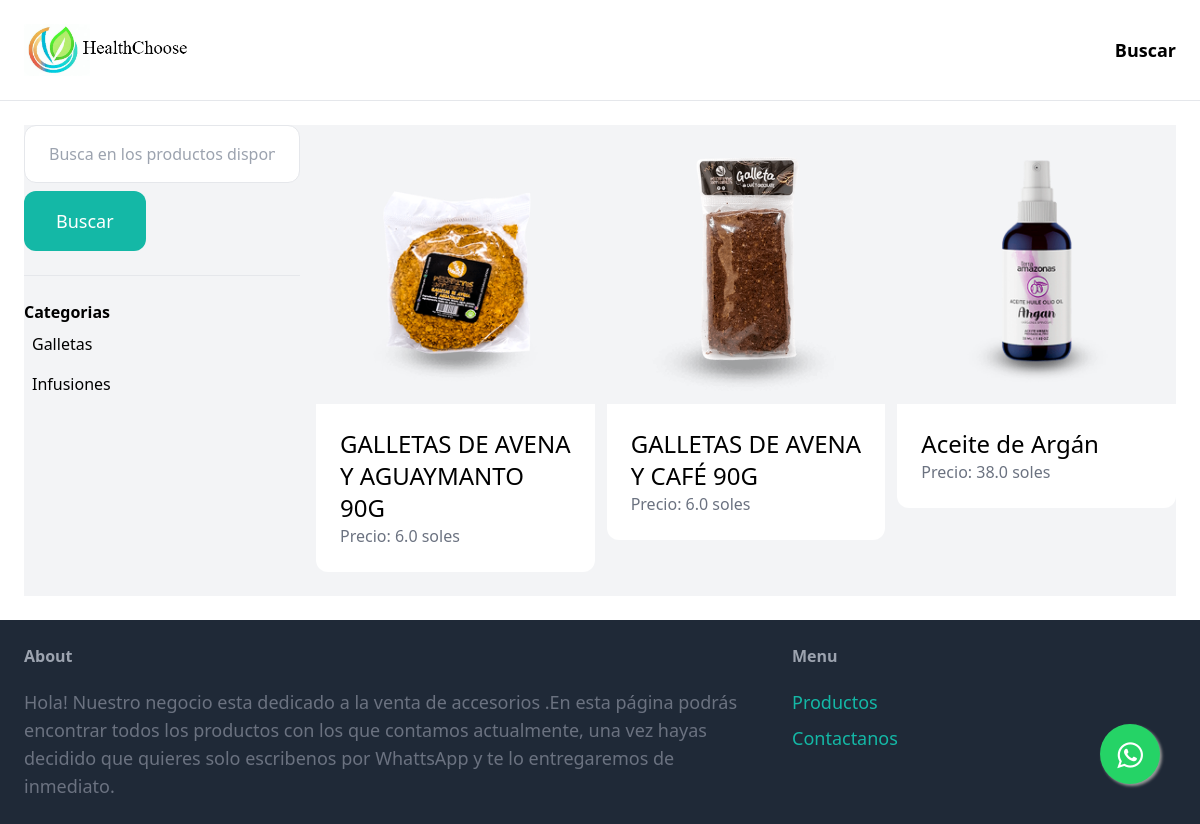
The app's page /items/, older data.
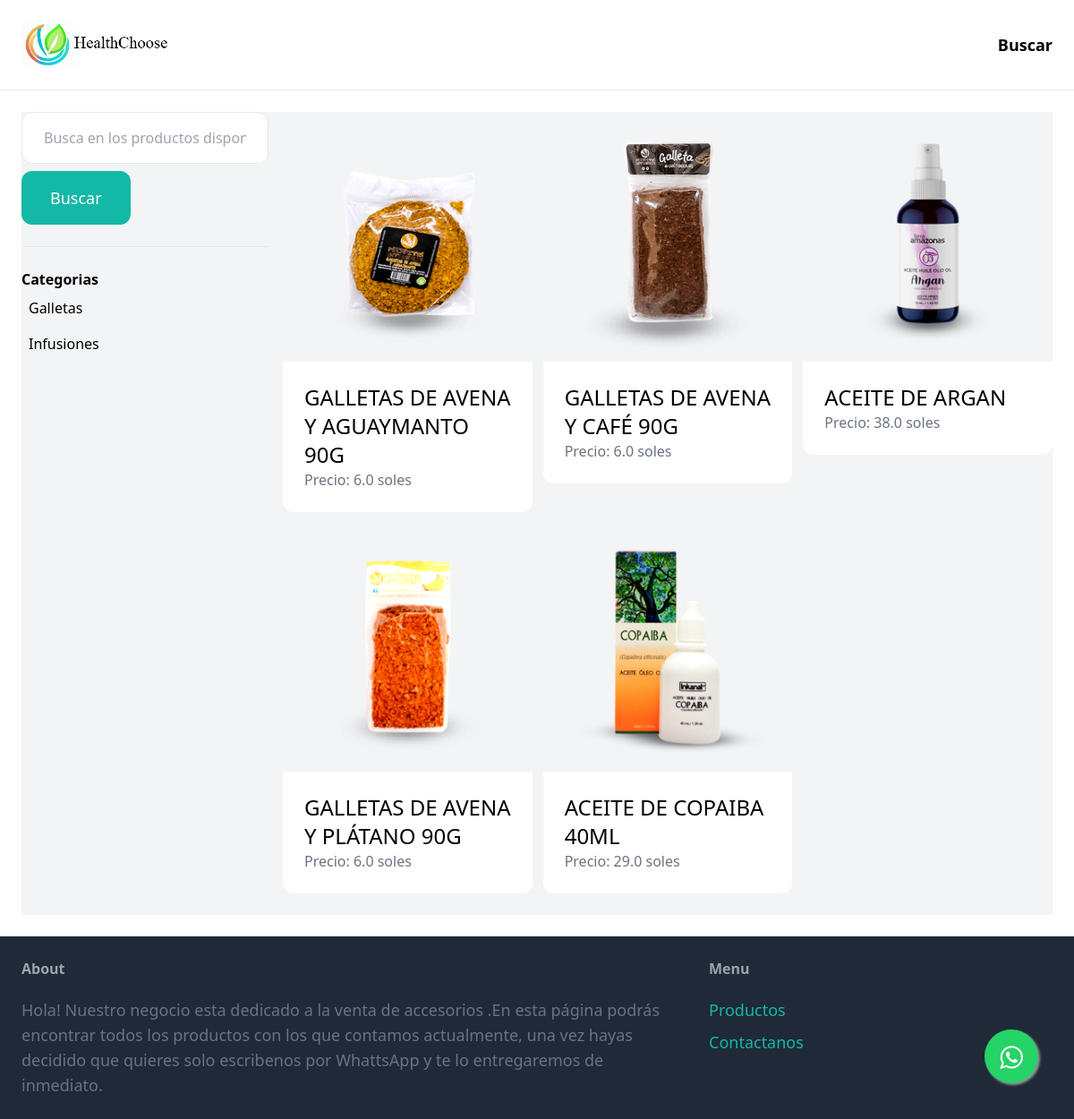
The same page, newer data.
### item/models.py (models this page shows, shortened)
class Category(models.Model):
    name = models.CharField(max_length=255)
    class Meta:
        ordering = ('name',)
        verbose_name_plural = 'Categorias'

class Item(models.Model):
    category = models.ForeignKey(Category, related_name='items', on_delete=models.CASCADE)
    name = models.CharField(max_length=255)
    description = models.TextField(blank=True, null=True)
    price = models.FloatField()
    images = models.ImageField(upload_to='item_images', blank=True, null=True)
    is_sold = models.BooleanField(default=False)
    created_by = models.ForeignKey(User, related_name='items', on_delete=models.CASCADE)
    created_at = models.DateTimeField(auto_now_add=True)

### item/views.py (the view)
# urls.py: path('',views.items,name='items'),
def items(request):
    query=request.GET.get('query','')
    items=Item.objects.filter(is_sold=False)
    category_id=request.GET.get('category',0)
    categories=Category.objects.all()
    if category_id:
        items = items.filter(category_id=category_id)
    if query:
        items=items.filter(Q(name__icontains=query) | Q(description__icontains=query))
    return render(request,'item/items.html',{
        'items':items,
        'query':query,
        'categories':categories,
        'category_id':int(category_id)
             })

### item/templates/item/items.html (shortened to what this page needs)
{% extends 'core/base.html' %}
{% block content %}
    <div class="pb-6 grid grid-cols-4 gap-4 bg-gray-100">
        <div class="col-span-1">
            <form method="get" action="{% url 'item:items' %}">
                <input name="query" class="w-full py-4 px-6 border rounded-xl" type="text" value="{{ query }}" placeholder="Busca en los productos disponibles...">
                <button class="mt-2 py-4 px-8 text-lg bg-teal-500 text-white rounded-xl">Buscar</button>
            </form>
            <hr class="my-6">
            <p class="font-semibold">Categorias</p>
            <ul>
                {% for category in categories %}
                    <li class="py-2 px-2 rounded-xl{% if category.id == category_id %} bg-gray-200 {% endif %}">
                        <a href="{% url 'item:items' %}?query={{ query }}&category={{ category.id }}">{{ category.name }}</a>
                    </li>
                {% endfor %}
            </ul>
        </div>
        <div class="col-span-3">
            <div class="grid grid-cols-3 gap-3">
                {% for item in items%}
                    <div>
                        <a href="{% url 'item:detail' item.id%}">
                            <div>
                                <img src="{{item.images.url}}" class="rounded-t-xl">
                            </div>
                            <div class="p-6 bg-white rounded-b-xl">
                                <h2 class="text-2xl">{{ item.name }}</h2>
                                <p class="text-gray-500">Precio: {{ item.price }} soles</p>
                            </div>
                        </a>
                    </div>
                {% endfor %}
            </div>
        </div>
    </div>
{% endblock %}

Row changes from the older to the newer data that the page shows:
changed Item: name "Aceite de Argán" → "ACEITE DE ARGAN"
added Item: images (picture), name "GALLETAS DE AVENA Y PLÁTANO 90G", price "6.0"
added Item: images (picture), name "ACEITE DE COPAIBA 40ML", price "29.0"
